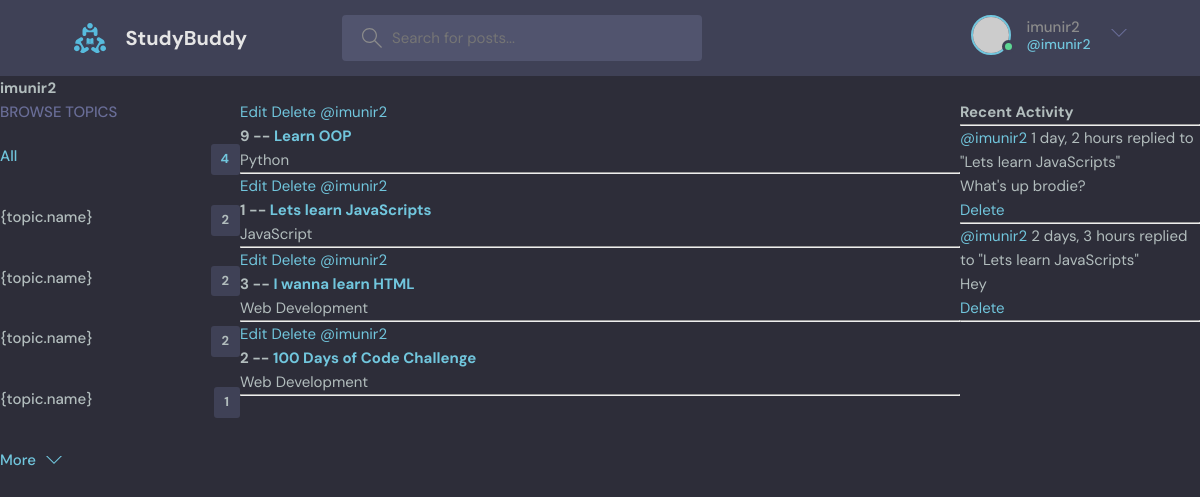
/profile/1/ (signed in), run on the app's committed database.
### base/models.py (models this page shows, shortened)
class Topic(models.Model):
    name = models.CharField(max_length=200)

class Room(models.Model):
    host = models.ForeignKey(User, on_delete=models.SET_NULL, null=True)
    topic = models.ForeignKey(Topic, on_delete=models.SET_NULL, null=True)
    name = models.CharField(max_length=200)
    description = models.TextField(null=True, blank=True)
    participants = models.ManyToManyField(User, related_name='participants', blank=True)
    updated = models.DateTimeField(auto_now=True)
    created = models.DateTimeField(auto_now_add=True)
    class Meta:
        ordering = ['-updated', '-created']
    def __str__(self):
        return self.name

class Message(models.Model):
    user = models.ForeignKey(User, on_delete=models.CASCADE)
    room = models.ForeignKey(Room, on_delete=models.CASCADE)
    body = models.TextField()
    updated = models.DateTimeField(auto_now=True)
    created = models.DateTimeField(auto_now_add=True)
    class Meta:
        ordering = ['-updated', '-created']
    def __str__(self):
        return self.body[0:50]

### base/views.py (the view)
# urls.py: path('profile/<str:pk>/', views.userProfile, name='user-profile'),
def userProfile(request, pk):
    user = User.objects.get(id=pk)
    rooms = user.room_set.all()
    room_messages = user.message_set.all()
    topics = Topic.objects.all()
    context = {'user': user, 'rooms': rooms,
            'room_messages': room_messages, 'topics': topics}
    return render(request, 'base/profile.html', context)

### base/templates/base/profile.html (shortened to what this page needs)
{% extends 'main.html' %}
{% block content %}
<h1>{{user.username}}</h1>
<div class="profile-container">
    <div>
        {% include 'base/topics_component.html' %}
    </div>
    <div>
        {% include 'base/feed_component.html' %}
    </div>
    <div>
        {% include 'base/activity_component.html' %}
    </div>
</div>
{% endblock content %}

### templates/navbar.html (shortened to what this page needs)
{% load static %}
<header class="header header--loggedIn">
    <div class="container">
      <a href="{% url 'home' %}" class="header__logo">
        <img src="{% static 'images/logo.svg' %}" />
        <h1>StudyBuddy</h1>
      </a>
      <form class="header__search" method="GET" action="{% url 'home' %}">
        <label>
          <input name="q" placeholder="Search for posts..." />
        </label>
      </form>
      <nav class="header__menu">
        {% if request.user.is_authenticated %}
        <div class="header__user">
          <a href="profile.html">
            <div class="avatar avatar--medium active">
              <img src="https://randomuser.me/api/portraits/men/37.jpg" />
            </div>
            <p>{{request.user.username}} <span>@{{request.user.username}}</span></p>
          </a>
          <button class="dropdown-button">
            <svg version="1.1" xmlns="http://www.w3.org/2000/svg" width="32" height="32" viewBox="0 0 32 32">
              <title>chevron-down</title>
              <path d="M16 21l-13-13h-3l16 16 16-16h-3l-13 13z"></path>
            </svg>
          </button>
        </div>
        {% else %}
        <a href="{% url 'login' %}">
          <img src="{% static 'images/avatar.svg' %}" />
          <p>Login</p>
        </a>
        {% endif %}
      </nav>
    </div>
  </header>

### base/templates/base/topics_component.html
<div class="topics">
    <div class="topics__header">
      <h2>Browse Topics</h2>
    </div>
    <ul class="topics__list">
      <li>
        <a href="{% url 'home' %}" class="active">All <span>{{topics.count}}</span></a>
      </li>
      {% for topic in topics %}
      <li>
        <a href="{% url 'home' %}?q={{topic.name}}">{topic.name}<span>{{topic.room_set.count}}</span></a>
      </li>
      {% endfor %}
    </ul>
    <a class="btn btn--link" href="topics.html">
      More
      <svg version="1.1" xmlns="http://www.w3.org/2000/svg" width="32" height="32" viewBox="0 0 32 32">
        <title>chevron-down</title>
        <path d="M16 21l-13-13h-3l16 16 16-16h-3l-13 13z"></path>
      </svg>
    </a>
  </div>

### base/templates/base/feed_component.html
{% for room in rooms %}
<div>
    {% if request.user == room.host %}
    <a href="{% url 'update-room' room.id %}">Edit</a>
    <a href="{% url 'delete-room' room.id %}">Delete</a>
    {% endif %}
    <a href="{% url 'user-profile' room.host.id %}">@{{room.host.username}}</a>
    <h5>{{room.id}} -- <a href="{% url 'room' room.id %}">{{room.name}}</a></h5>
    <small>{{room.topic.name}}</small>
    <hr>
</div>
{% endfor %}

### base/templates/base/activity_component.html
<h3>Recent Activity</h3>
<hr>
{% for message in room_messages %}
<div>
    <small><a href="{% url 'user-profile' message.user.id %}">@{{message.user}}</a> {{message.created|timesince}}</small>
    <small>replied to "{{message.room}}"</small>
    <p>{{message}}</p>
    {% if request.user == message.user %}
    <a href="{% url 'delete-message' message.id %}">Delete</a>
    {% endif %}
    <hr>
</div>
{% endfor %}

### static/styles/style.css (style rules this page uses)
:root { --color-main: #71c6dd; --color-main-light: #e1f6fb; --color-dark: #3f4156; --color-dark-medium: #51546e; --color-dark-light: #696d97; --color-light: #e5e5e5; --color-gray: #8b8b8b; --color-light-gray: #b2bdbd; --color-bg: #2d2d39; --color-success: #5dd693; --color-error: #fc4b0b; }
* { font-family: "DM Sans", -apple-system, BlinkMacSystemFont, "Segoe UI", Roboto, Oxygen, Ubuntu, Cantarell, "Open Sans", "Helvetica Neue", sans-serif; margin: 0; padding: 0; box-sizing: border-box; text-rendering: optimizeLegibility; font-size: inherit; }
html { font-size: 56.25%; }
@media only screen and (min-width: 1200px) { html { font-size: 62.5%; } }
body { line-height: 1.6; font-weight: 400; font-size: 1.5rem; color: var(--color-light-gray); background-color: var(--color-bg); min-height: 100vh; }
img { width: 100%; }
a { display: inline-block; color: var(--color-main); text-decoration: none; }
.container { max-width: 120rem; width: 90%; margin: auto; }
.btn { background-color: transparent; border: none; display: inline-flex; align-items: center; gap: 1rem; cursor: pointer; transition: all ease-in-out 0.3s; padding: 1rem 2rem; border-radius: 5px; box-shadow: 1px 1px 3px 1px rgba(0, 0, 0, 0.15); font-weight: 500; }
.btn--link { border-radius: 0; padding: 0; color: var(--color-main); box-shadow: none; }
.btn > svg { fill: currentColor; width: 1.6rem; height: 1.6rem; }
.avatar { position: relative; display: inline-block; border-radius: 50%; border: 2px solid var(--color-main); }
.avatar img { display: block; border-radius: 50%; object-fit: cover; object-position: center; }
.avatar::after { content: ""; display: block; position: absolute; background-color: var(--color-gray); z-index: 111; border-radius: 50%; border: 0.3rem solid var(--color-dark); }
.avatar.active::after { background-color: var(--color-success); }
.avatar.avatar--medium img { width: 3.6rem; height: 3.6rem; border-radius: 50%; }
.avatar.avatar--medium:after { width: 0.7rem; height: 0.7rem; bottom: 0px; right: -6px; }
.header { padding: 1.5rem; background-color: var(--color-dark); }
.header > .container { display: flex; gap: 9.5rem; }
.header__logo, .header__user { display: flex; gap: 2rem; align-items: center; }
.header__logo > img { height: 3.2rem; width: 3.2rem; }
.header__logo > h1 { font-weight: 700; font-size: 2rem; color: var(--color-light); }
.header__search > label { background-color: var(--color-dark-medium); padding: 1.3rem 1rem; display: flex; align-items: center; gap: 1rem; border-radius: 4px; }
.header__search svg { fill: var(--color-gray); width: 2rem; height: 2rem; margin-left: 1rem; }
.header__search input { width: 30rem; background: transparent; border: none; outline: none; color: var(--color-light); }
.header__menu { margin-left: auto; position: relative; }
.header__menu a { display: flex; gap: 1.5rem; align-items: center; font-weight: 500; text-decoration: none; color: var(--color-gray); }
.header__menu img { height: 3.6rem; }
.header__menu p { line-height: 1.2; }
.header__menu span { color: var(--color-main); font-weight: 500; font-size: 1.4rem; display: block; }
.header__menu svg { width: 1.6rem; height: 1.6rem; fill: var(--color-dark-light); }
.dropdown-button { background: transparent; border: 0; outline: 0; cursor: pointer; }
.topics__header { margin-bottom: 2rem; }
.topics__header h2 { text-transform: uppercase; font-weight: 500; color: var(--color-dark-light); }
.topics__list { list-style: none; }
.topics__list li a { display: flex; justify-content: space-between; margin-bottom: 3rem; font-weight: 500; color: var(--color-light-gray); transition: all 0.3s ease-in-out; }
.topics__list li a.active, .topics__list li a:hover { color: var(--color-main); }
.topics__list li a span { padding: 0.5rem 1rem; background-color: var(--color-dark); border-radius: 3px; font-size: 1.3rem; font-weight: 700; letter-spacing: 1px; }

### base/templates/base/profile.html (style rules this page uses)
.profile-container { display: grid; grid-template-columns: 1fr 3fr 1fr; }

### data on the page
Topic: room_set.count "2"
Topic: room_set.count "2"
Topic: room_set.count "2"
Topic: room_set.count "1"
Room: shows "Edit", host.username "imunir2", id "9", name "Learn OOP", topic.name "Python"
Room: shows "Edit", host.username "imunir2", id "1", name "Lets learn JavaScripts", topic.name "JavaScript"
Room: shows "Edit", host.username "imunir2", id "3", name "I wanna learn HTML", topic.name "Web Development"
Room: shows "Edit", host.username "imunir2", id "2", name "100 Days of Code Challenge", topic.name "Web Development"
Message: user "imunir2", created "1 day, 2 hours", room "Lets learn JavaScripts", body "What's up brodie?", shows "Delete"
Message: user "imunir2", created "2 days, 3 hours", room "Lets learn JavaScripts", body "Hey", shows "Delete"

### other printed values
{{ request.user.username }} "imunir2"
{{ user.username }} "imunir2"
{{ topics.count }} "4"
